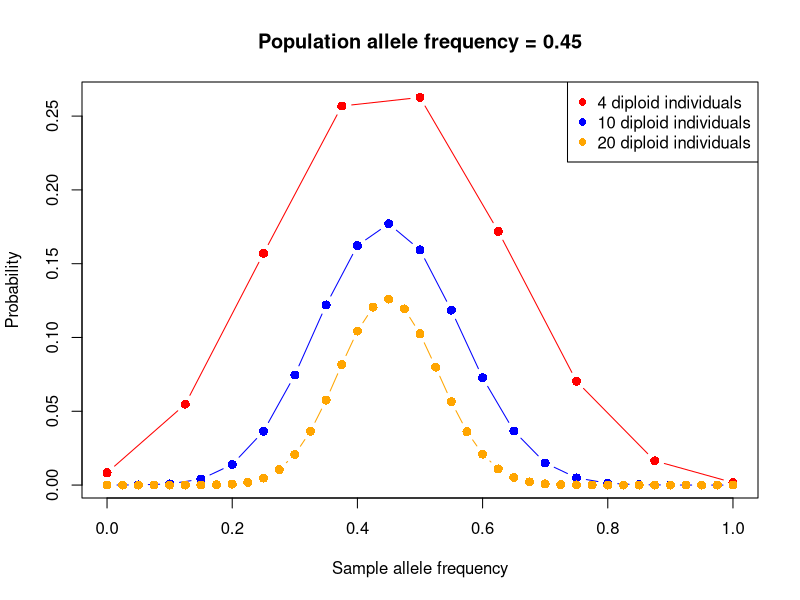
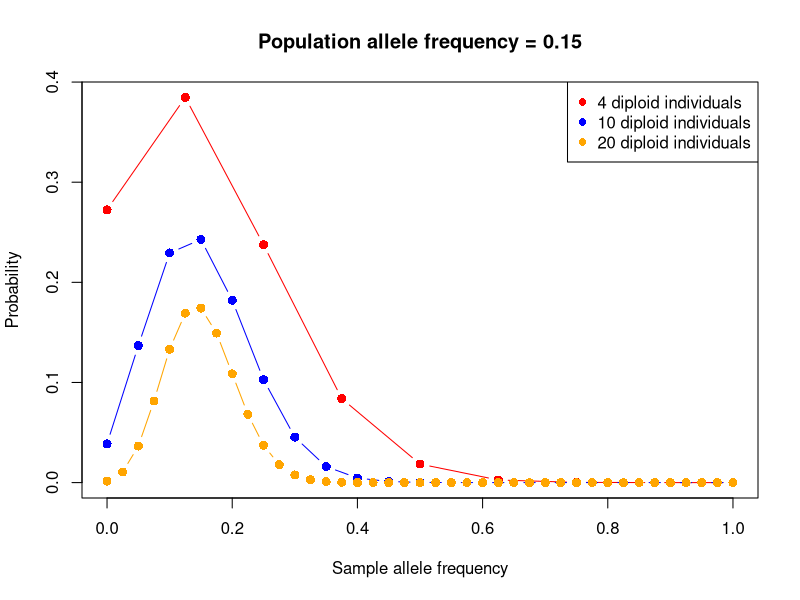
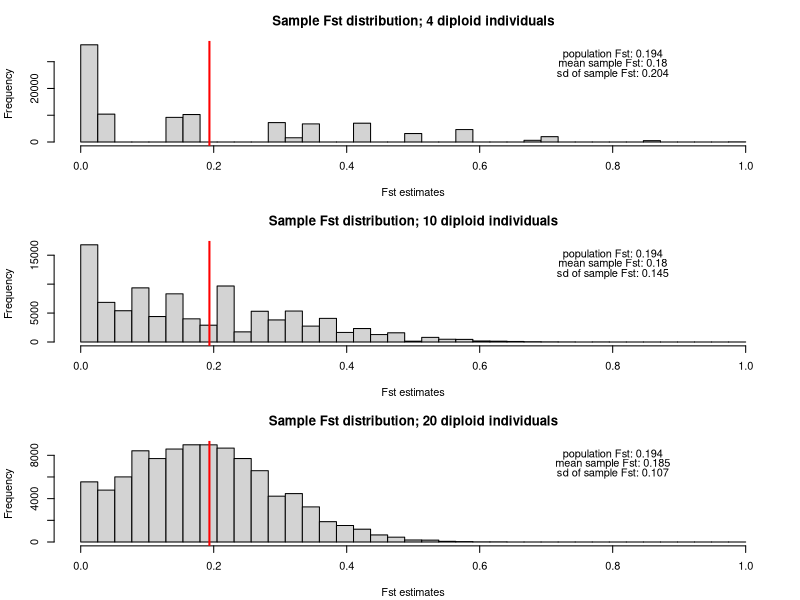
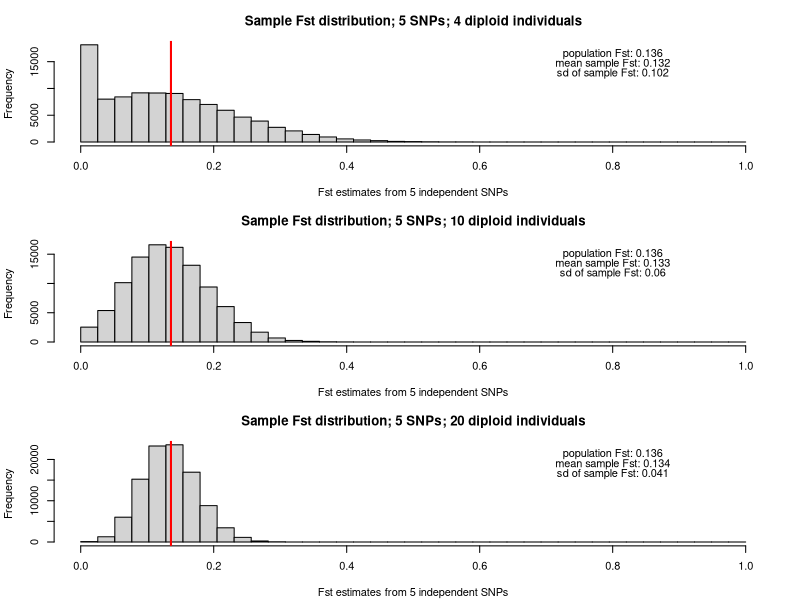
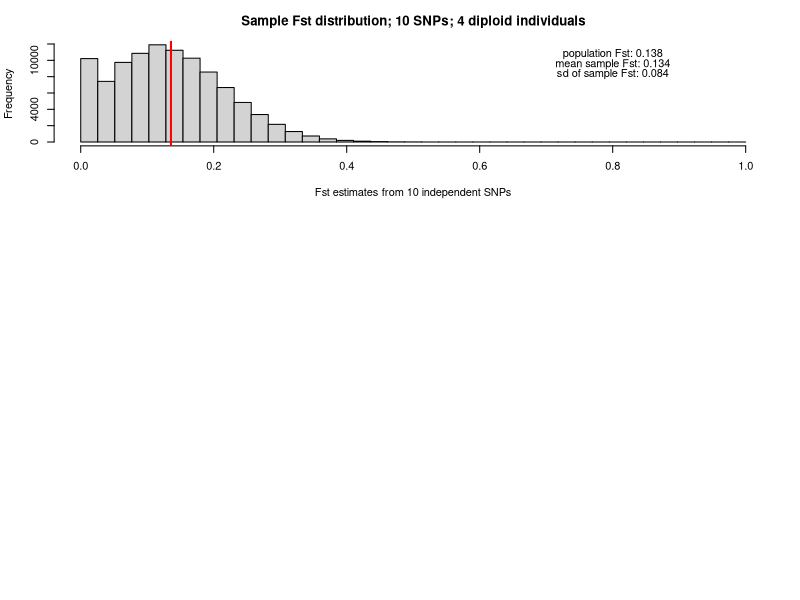

Here is the R script that generated these plots, in order: (Note: a time limit stopped this script after it produced the figures.)
# ----------- Probability activity - code for section 4, "estimating Fst" ----------------
# Author: Milan Malinsky
# Last edit: 5th June 2022

# ----------- FUNCTIONS ----------------------

# These function implement the Hudson estimator as defined in equation 10 of Bhatia et al. (2013) Genome Research
calculateFstNumerator <- function(p_1, p_2, n1, n2) {
	power <- (p_1-p_2)^2
	fraction1 <- (p_1*(1-p_1))/(n1-1)
	fraction2 <- (p_2*(1-p_2))/(n2-1);
	numerator <- power - fraction1 - fraction2;
	return(numerator)
}
calculateFstDenominator <- function(p_1, p_2) {
	denominator <- (p_1*(1-p_2))+(p_2*(1-p_1));
	return(denominator)
}

# Calculating F_ST with true population allele frequency
calculateFstNumeratorNoNs <- function(p_1, p_2) {
	power <- (p_1-p_2)^2
	numerator <- power;
	return(numerator)
}


# ----------- ANALYSES AND PLOTS ----------------------

# 1) Sample allele frequencies (AFs) when population minor AF is 0.45
#pdf("~/WPSGsampleAF_0_45.pdf",width=9,height=5.5)
plot((0:8)/8,dbinom(0:8, size = 8, prob=0.45),pch=16,col="red",xlab="Sample allele frequency",ylab="Probability",cex=1.2,type='b',main="Population allele frequency = 0.45")
points((0:20)/20,dbinom(0:20, size = 20, prob=0.45),pch=16,col="blue",cex=1.2,type='b')
points((0:40)/40,dbinom(0:40, size = 40, prob=0.45),pch=16,col="orange",type='b',cex=1.2)
legend("topright",legend=c("4 diploid individuals","10 diploid individuals", "20 diploid individuals"),pch=16,col=c("red","blue","orange"))
#dev.off()

sum(dbinom(c(0,1,2,6,7,8), size = 8, prob=0.45))
sum(dbinom(c(1:5,15:20), size = 20, prob=0.45))
sum(dbinom(c(1:10,30:40), size = 40, prob=0.45))

# 2) Sample allele frequencies (AFs) when population minor AF is 0.15
#pdf("~/WPSGsampleAF_0_15.pdf",width=9,height=5.5)
plot((0:8)/8,dbinom(0:8, size = 8, prob=0.15),pch=16,col="red",xlab="Sample allele frequency",ylab="Probability",cex=1.2,type='b',main="Population allele frequency = 0.15")
points((0:20)/20,dbinom(0:20, size = 20, prob=0.15),pch=16,col="blue",cex=1.2,type='b')
points((0:40)/40,dbinom(0:40, size = 40, prob=0.15),pch=16,col="orange",type='b',cex=1.2)
legend("topright",legend=c("4 diploid individuals","10 diploid individuals", "20 diploid individuals"),pch=16,col=c("red","blue","orange"))
#dev.off()



# 3) Get pairwise Fst estimates for a single SNP
p1 <- 0.45; p2 <- 0.15        # Population allele frequencies in populations 1 and 2

# To get Fst based on population allele frequencies,
# we can either assume a huge sample size (e.g. 1 million) and feed it into the Hudson estimator:
calculateFstNumerator(p1,p2,1000000,1000000)/calculateFstDenominator(p1,p2)
# Alternatively, even better, we can ignore the terms adjusting for sample sizes (n1,n2) altogether:
populationFst <- calculateFstNumeratorNoNs(p1,p2)/calculateFstDenominator(p1,p2)

# Simulate the single-SNP Fst distrubutions based on sampling 4, 10, and 20 individuals from each population 
n <- c(8,20,40)
#pdf("~/WPSGsampleFST_oneSNP.pdf")
par(mfrow=c(3,1),mar=c(4.1,4.1,3.1,2.1))
Fst_samples <- list(3)
for (i in 1:3) {
	p_1_samples <- replicate(100000, sum(rbinom(n[i], size = 1, prob=p1))/n[i])
	p_2_samples <- replicate(100000, sum(rbinom(n[i], size = 1, prob=p2))/n[i])
	Fst_samples[[i]] <- calculateFstNumerator(p_1_samples, p_2_samples,n[i],n[i])/calculateFstDenominator(p_1_samples, p_2_samples)
	Fst_samples[[i]][which(Fst_samples[[i]] < 0)] <- 0
	h <- hist(Fst_samples[[i]],breaks=seq(0,1,length=40),xlab="Fst estimates",freq=T,main=paste0("Sample Fst distribution; ",n[i]/2," diploid individuals"))
	abline(v=populationFst,col="red",lwd=2)
	text(0.8,max(h$counts)*0.9,paste0("population Fst: ", round(populationFst,3)))
	text(0.8,max(h$counts)*0.8,paste0("mean sample Fst: ", round(mean(Fst_samples[[i]],na.rm=T),3)))
	text(0.8,max(h$counts)*0.7,paste0("sd of sample Fst: ", round(sd(Fst_samples[[i]],na.rm=T),3)))
	#which(is.na(calculateFstNumerator(p_1_samples, p_2_samples,n[i],n[i])/calculateFstDenominator(p_1_samples, p_2_samples)))
}
#dev.off()


# 4) Simulate Fst distributions when averaging over 5 SNPs: 
# Population allele frequencies:
p1s_5 <- c(0.375,0.018,0.159,0.273,0.064); p2s_5 <- c(0.393,0.308,0.188,0.278,0.49)
populationFstNumerator_5 <- sum(calculateFstNumeratorNoNs(p1s_5,p2s_5))
populationFstDenominator_5 <- sum(calculateFstDenominator(p1s_5,p2s_5))
populationFst_5 <- populationFstNumerator_5/populationFstDenominator_5

#pdf("~/WPSGsampleFST_fiveSNPs.pdf")
par(mfrow=c(3,1),mar=c(4.1,4.1,3.1,2.1))
Fst_samples_5 <- list(3)
for (i in 1:3) {
	FstSampleNums_5 <- numeric(0); FstSampleDenoms_5 <- numeric(0); 
	for (SNPnum in 1:5) {
		p_1_samples <- replicate(100000, sum(rbinom(n[i], size = 1, prob=p1s_5[SNPnum]))/n[i])
		p_2_samples <- replicate(100000, sum(rbinom(n[i], size = 1, prob=p2s_5[SNPnum]))/n[i])
		FstSampleNums_5 <- cbind(FstSampleNums_5,calculateFstNumerator(p_1_samples, p_2_samples,n[i],n[i]))
		FstSampleDenoms_5 <- cbind(FstSampleDenoms_5,calculateFstDenominator(p_1_samples, p_2_samples))
	}
	Fst_samples_5[[i]] <-apply(FstSampleNums_5,1,sum)/apply(FstSampleDenoms_5, 1,sum)
	Fst_samples_5[[i]][which(Fst_samples_5[[i]] < 0)] <- 0
	h <- hist(Fst_samples_5[[i]],breaks=seq(0,1,length=40),xlab="Fst estimates from 5 independent SNPs",freq=T,main=paste0("Sample Fst distribution; 5 SNPs; ",n[i]/2," diploid individuals"))
	abline(v= populationFst_5,col="red",lwd=2)
	text(0.8,max(h$counts)*0.9,paste0("population Fst: ", round(populationFst_5,3)))
	text(0.8,max(h$counts)*0.8,paste0("mean sample Fst: ", round(mean(Fst_samples_5[[i]],na.rm=T),3)))
	text(0.8,max(h$counts)*0.7,paste0("sd of sample Fst: ", round(sd(Fst_samples_5[[i]],na.rm=T),3)))
}
#dev.off()


# 5) Simulate Fst distributions when averaging over 10 SNPs: 
# Population allele frequencies:
p1s_10 <- c(0.421, 0.154, 0.055, 0.197, 0.062, 0.043, 0.094, 0.343, 0.314, 0.024); p2s_10 <- c(0.03, 0.423, 0.052, 0.407, 0.157, 0.038, 0.285, 0.4, 0.172, 0.352)
populationFstNumerator_10 <- sum(calculateFstNumeratorNoNs(p1s_10,p2s_10))
populationFstDenominator_10 <- sum(calculateFstDenominator(p1s_10,p2s_10))
populationFst_10 <- populationFstNumerator_10/populationFstDenominator_10

#pdf("~/WPSGsampleFST_tenSNPs.pdf")
par(mfrow=c(3,1),mar=c(4.1,4.1,3.1,2.1))
Fst_samples_10 <- list(3)
for (i in 1:3) {
	FstSampleNums_10 <- numeric(0); FstSampleDenoms_10 <- numeric(0); 
	for (SNPnum in 1:10) {
		p_1_samples <- replicate(100000, sum(rbinom(n[i], size = 1, prob=p1s_10[SNPnum]))/n[i])
		p_2_samples <- replicate(100000, sum(rbinom(n[i], size = 1, prob=p2s_10[SNPnum]))/n[i])
		FstSampleNums_10 <- cbind(FstSampleNums_10,calculateFstNumerator(p_1_samples, p_2_samples,n[i],n[i]))
		FstSampleDenoms_10 <- cbind(FstSampleDenoms_10,calculateFstDenominator(p_1_samples, p_2_samples))
	}
	Fst_samples_10[[i]] <- apply(FstSampleNums_10,1,sum)/apply(FstSampleDenoms_10, 1,sum)
	Fst_samples_10[[i]][which(Fst_samples_10[[i]] < 0)] <- 0
	h <- hist(Fst_samples_10[[i]],breaks=seq(0,1,length=40),xlab="Fst estimates from 10 independent SNPs",freq=T,main=paste0("Sample Fst distribution; 10 SNPs; ",n[i]/2," diploid individuals"))
	abline(v= populationFst_5,col="red",lwd=2)
	text(0.8,max(h$counts)*0.9,paste0("population Fst: ", round(populationFst_10,3)))
	text(0.8,max(h$counts)*0.8,paste0("mean sample Fst: ", round(mean(Fst_samples_10[[i]],na.rm=T),3)))
	text(0.8,max(h$counts)*0.7,paste0("sd of sample Fst: ", round(sd(Fst_samples_10[[i]],na.rm=T),3)))
}
#dev.off()


# 6) Simulate Fst distributions when averaging over 20 SNPs: 
# Population allele frequencies:
p1s_20 <- c(0.421, 0.154, 0.055, 0.197, 0.062, 0.043, 0.094, 0.343, 0.314, 0.024, 0.35, 0.344, 0.076, 0.406, 0.325, 0.369, 0.413, 0.033, 0.242, 0.027); p2s_20 <- c(0.03, 0.423, 0.052, 0.407, 0.157, 0.038, 0.285, 0.4, 0.172, 0.352,0.013, 0.300, 0.200, 0.095, 0.425, 0.104, 0.154, 0.365, 0.184, 0.060)
populationFstNumerator_20 <- sum(calculateFstNumeratorNoNs(p1s_20,p2s_20))
populationFstDenominator_20 <- sum(calculateFstDenominator(p1s_20,p2s_20))
populationFst_20 <- populationFstNumerator_20/populationFstDenominator_20

#pdf("~/WPSGsampleFST_twentySNPs.pdf")
par(mfrow=c(3,1),mar=c(4.1,4.1,3.1,2.1))
Fst_samples_20 <- list(3)
for (i in 1:3) {
	FstSampleNums_20 <- numeric(0); FstSampleDenoms_20 <- numeric(0); 
	for (SNPnum in 1:20) {
		p_1_samples <- replicate(100000, sum(rbinom(n[i], size = 1, prob=p1s_20[SNPnum]))/n[i])
		p_2_samples <- replicate(100000, sum(rbinom(n[i], size = 1, prob=p2s_20[SNPnum]))/n[i])
		FstSampleNums_20 <- cbind(FstSampleNums_20,calculateFstNumerator(p_1_samples, p_2_samples,n[i],n[i]))
		FstSampleDenoms_20 <- cbind(FstSampleDenoms_20,calculateFstDenominator(p_1_samples, p_2_samples))
	}
	Fst_samples_20[[i]] <-apply(FstSampleNums_20,1,sum)/apply(FstSampleDenoms_20, 1,sum)
	Fst_samples_20[[i]][which(Fst_samples_20[[i]] < 0)] <- 0
	h <- hist(Fst_samples_20[[i]],breaks=seq(0,1,length=40),xlab="Fst estimates from 20 independent SNPs",freq=T,main=paste0("Sample Fst distribution; 20 SNPs; ",n[i]/2," diploid individuals"))
	abline(v= populationFst_5,col="red",lwd=2)
	text(0.8,max(h$counts)*0.9,paste0("population Fst: ", round(populationFst_20,3)))
	text(0.8,max(h$counts)*0.8,paste0("mean sample Fst: ", round(mean(Fst_samples_20[[i]],na.rm=T),3)))
	text(0.8,max(h$counts)*0.7,paste0("sd of sample Fst: ", round(sd(Fst_samples_20[[i]],na.rm=T),3)))
}
#dev.off()


#pdf("~/WPSGsampleFST_densities.pdf")
par(mfrow=c(3,1),mar=c(4.1,4.1,3.1,2.1))

for (i in 1:3) {
	if (length(which(is.na(Fst_samples[[i]]) > 0))) {
		Fst_samples[[i]] <- Fst_samples[[i]][-which(is.na(Fst_samples[[i]]))]
	}
	plot(density(Fst_samples[[i]]),xlim=c(0,1),ylim = c(0,max(c(density(Fst_samples_20[[i]])$y,density(Fst_samples[[i]])$y))),lwd=2, main=paste0("Sample Fst estimates; ",n[i]/2," diploid individuals"),xlab="Fst estimates")	
	lines(density(Fst_samples_5[[i]]),col="orange",lwd=2)
	lines(density(Fst_samples_10[[i]]),col="green",lwd=2)
	lines(density(Fst_samples_20[[i]]),col="blue",lwd=2)
	legend("topright",c("single SNP","5 SNPs","10 SNPs","20 SNPs"),lwd=2,col=c("black","orange","green","blue"))
	abline(v= populationFst_5,col="red",lwd=2)
}
#dev.off()
